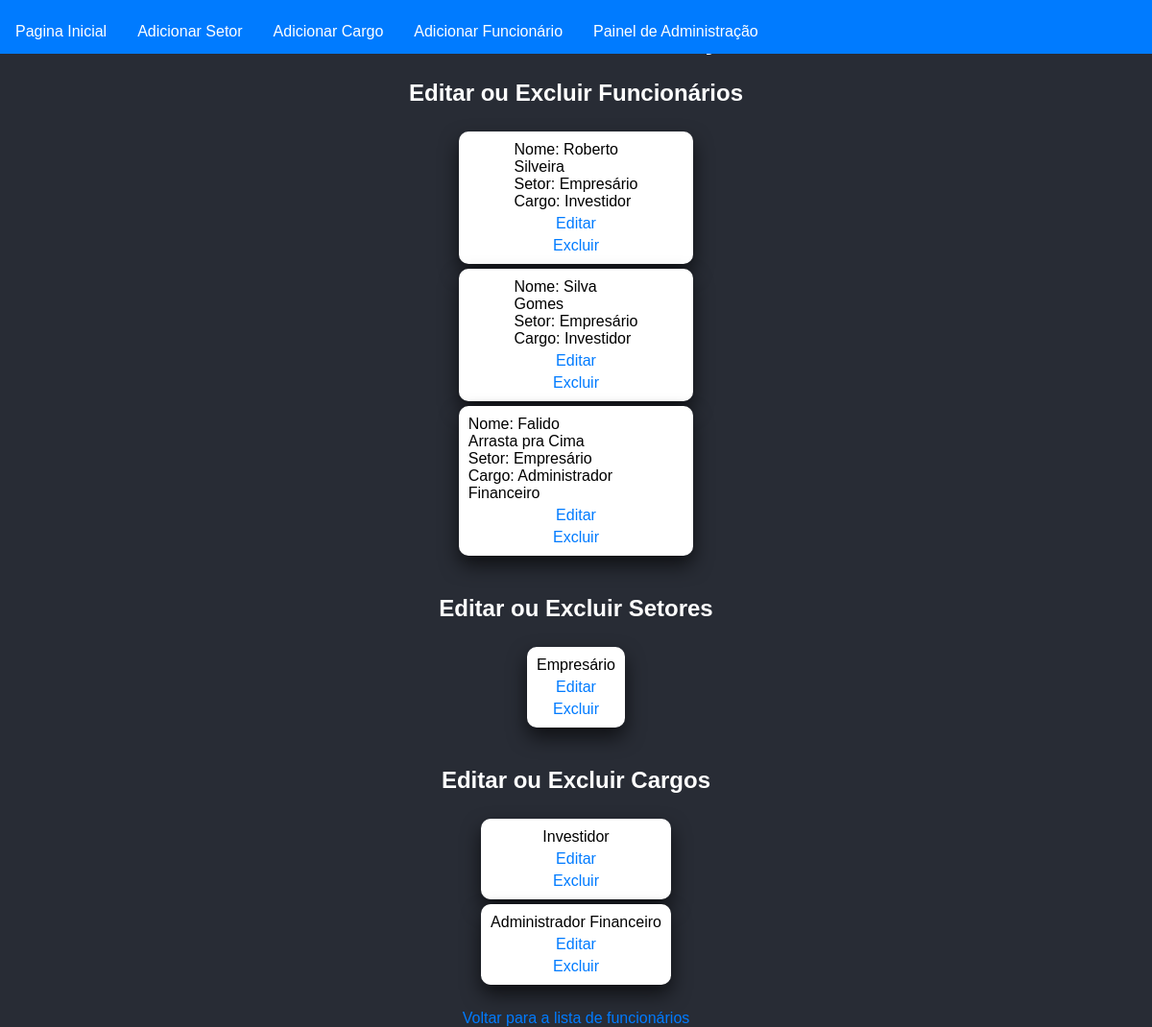
The page /admin on the database its author committed.
### app.py (models this page shows)
class Funcionario(db.Model):
    id = db.Column(db.Integer, primary_key=True)
    primeiro_nome = db.Column(db.String(50), nullable=False)
    sobrenome = db.Column(db.String(50), nullable=False)
    data_admissao = db.Column(db.Date, nullable=False)
    status_funcionario = db.Column(db.Boolean, nullable=False)
    id_setor = db.Column(db.Integer, db.ForeignKey("setor.id"), nullable=False)
    id_cargos = db.Column(db.Integer, db.ForeignKey("cargos.id"))
    cargo = db.relationship("Cargos", backref="funcionario")

class Setor(db.Model):
    id = db.Column(db.Integer, primary_key=True)
    nome = db.Column(db.String(50), nullable=False)
    funcionarios = db.relationship("Funcionario", backref="setor")
    cargos = db.relationship("Cargos", backref="setor")

class Cargos(db.Model):
    id = db.Column(db.Integer, primary_key=True)
    nome = db.Column(db.String(50), nullable=False)
    id_setor = db.Column(db.Integer, db.ForeignKey("setor.id"), nullable=False)

### app.py (the view)
@app.route("/admin")
def admin():
    with app.app_context():
        funcionarios = Funcionario.query.all()
        setores = Setor.query.all()
        cargos = Cargos.query.all()
        return render_template(
            "admin.html", funcionarios=funcionarios, setores=setores, cargos=cargos
        )

### templates/admin.html
{% include 'navbar.html' %}
<link rel="stylesheet" href="{{ url_for('static', filename='styleadm.css') }}" />
<div class="card-container">
  <h1>Painel de Administração</h1>
  <h2>Editar ou Excluir Funcionários</h2>
  <ul>
    {% for funcionario in funcionarios %}
    <li>
      <span
        >Nome: {{ funcionario.primeiro_nome }} <br>{{ funcionario.sobrenome }} <br> Setor: {{
        funcionario.setor.nome }} <br> Cargo: {{ funcionario.cargo.nome }}</span
      >
      <span class="opcoes">
        <a
          href="{{ url_for('editar_funcionario', funcionario_id=funcionario.id) }}"
          >Editar</a
        >
        <a
          href="{{ url_for('excluir_funcionario', funcionario_id=funcionario.id) }}"
          onclick="return confirm('Tem certeza que deseja excluir este funcionário?')"
          >Excluir</a
        >
      </span>
    </li>
    {% endfor %}
  </ul>
  <h2>Editar ou Excluir Setores</h2>
  <ul>
    {% for setor in setores %}
    <li>
      <span>{{ setor.nome }}</span>
      <span class="opcoes">
        <a href="{{ url_for('editar_setor', setor_id=setor.id) }}">Editar</a>
        <a
          href="{{ url_for('excluir_setor', setor_id=setor.id) }}"
          onclick="return confirm('Tem certeza que deseja excluir este setor?')"
          >Excluir</a
        >
      </span>
    </li>
    {% endfor %}
  </ul>
  <h2>Editar ou Excluir Cargos</h2>
  <ul>
    {% for cargo in cargos %}
    <li>
      <span>{{ cargo.nome }}</span>
      <span class="opcoes">
        <a href="{{ url_for('editar_cargos', cargo_id=cargo.id) }}">Editar</a>
        <a
          href="{{ url_for('excluir_cargos', cargo_id=cargo.id) }}"
          onclick="return confirm('Tem certeza que deseja excluir este cargo?')"
          >Excluir</a
        >
      </span>
    </li>
    {% endfor %}
  </ul>
  <a href="{{ url_for('index') }}">Voltar para a lista de funcionários</a>
</div>

### static/styleadm.css (style rules this page uses)
.card-container { display: table-cell; vertical-align: middle; }
a { display: block; text-align: center; margin-top: 10px; color: #007BFF; text-decoration: none; }
.card-container { display: flex; flex-direction: column; align-items: center; }
.card-container h1, .card-container h2 { margin-bottom: 5px; }
.card-container ul { list-style-type: none; padding: 0; }
.card-container li { display: flex; flex-direction: column; align-items: center; max-width: 90%; color: #000; padding: 10px; box-shadow: 0 10px 20px rgba(0, 0, 0, 0.631); background-color: #fff; margin: 5px auto; border-radius: 10px; }
.card-container li span { flex-grow: 1; }
.card-container .opcoes a { margin-left: 0; margin-top: 5px; color: #007BFF; text-decoration: none; }
.card-container a { text-decoration: none; color: #007BFF; margin-top: 5px; }

### rows shown on the page
Funcionario: primeiro_nome "Roberto", sobrenome "Silveira", setor.nome "Empresário", cargo.nome "Investidor"
Funcionario: primeiro_nome "Silva", sobrenome "Gomes", setor.nome "Empresário", cargo.nome "Investidor"
Funcionario: primeiro_nome "Falido", sobrenome "Arrasta pra Cima", setor.nome "Empresário", cargo.nome "Administrador Financeiro"
Setor: nome "Empresário"
Cargos: nome "Investidor"
Cargos: nome "Administrador Financeiro"
